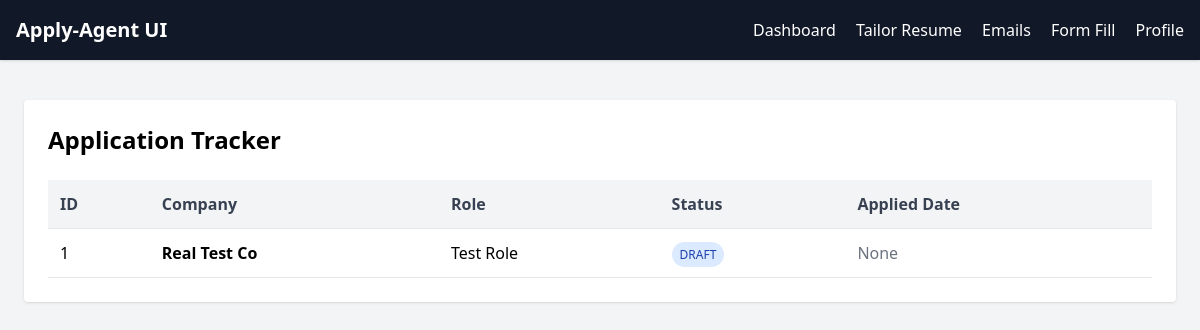
Before: / with the older database file.
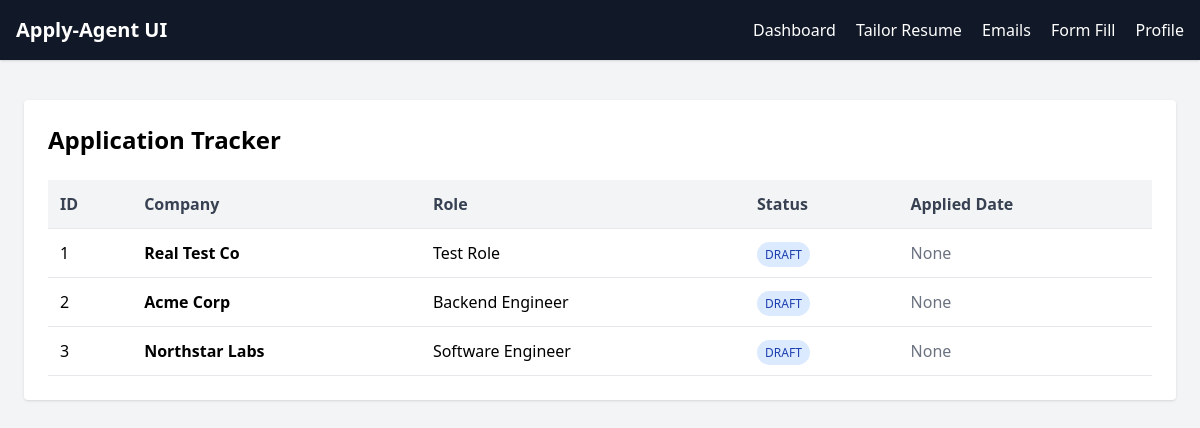
After: the same page with the newer database file.
### tables this page shows
CREATE TABLE applications (
                id INTEGER PRIMARY KEY AUTOINCREMENT,
                company TEXT NOT NULL,
                role TEXT NOT NULL,
                jd_text TEXT NOT NULL,
                jd_url TEXT,
                resume_version TEXT NOT NULL,
                status TEXT NOT NULL DEFAULT 'Draft'
                    CHECK (
                        status IN (
                            'Draft',
                            'Applied',
                            'Interview',
                            'Rejected',
                            'Offer',
                            'Ready for review'
                        )
                    ),
                applied_at TIMESTAMP,
                follow_up_date DATE
            );

### app.py (the view)
@app.route('/')
def dashboard():
    status_filter = request.args.get('status')
    apps = db.list_applications(status_filter)
    return render_template('dashboard.html', applications=apps)

### src/db.py (called while the page is built)
def _connect(db_path: str | Path) -> sqlite3.Connection:
    database_path = Path(db_path)
    database_path.parent.mkdir(parents=True, exist_ok=True)
    connection = sqlite3.connect(database_path)
    connection.row_factory = sqlite3.Row
    connection.execute("PRAGMA foreign_keys = ON")
    return connection

### templates/dashboard.html
{% extends "layout.html" %}
{% block content %}
<div class="bg-white p-6 rounded shadow">
    <div class="flex justify-between items-center mb-6">
        <h1 class="text-2xl font-bold">Application Tracker</h1>
    </div>
    <div class="overflow-x-auto">
        <table class="min-w-full text-left border-collapse">
            <thead>
                <tr class="bg-gray-100 text-gray-700">
                    <th class="p-3 border-b">ID</th>
                    <th class="p-3 border-b">Company</th>
                    <th class="p-3 border-b">Role</th>
                    <th class="p-3 border-b">Status</th>
                    <th class="p-3 border-b">Applied Date</th>
                </tr>
            </thead>
            <tbody>
                {% for app in applications %}
                <tr class="border-b hover:bg-gray-50">
                    <td class="p-3">{{ app.id | default(app['id'] | default(app[0])) }}</td>
                    <td class="p-3 font-semibold">{{ app.company | default(app['company'] | default(app[1])) }}</td>
                    <td class="p-3">{{ app.role | default(app['role'] | default(app[2])) }}</td>
                    <td class="p-3">
                        <span class="bg-blue-100 text-blue-800 text-xs px-2 py-1 rounded-full uppercase">{{ app.status | default(app['status'] | default(app[6])) }}</span>
                    </td>
                    <td class="p-3 text-gray-500">{{ app.applied_at | default(app['applied_at'] | default(app[7])) }}</td>
                </tr>
                {% else %}
                <tr>
                    <td colspan="5" class="p-4 text-center text-gray-500">No applications tracked yet.</td>
                </tr>
                {% endfor %}
            </tbody>
        </table>
    </div>
</div>
{% endblock %}

### templates/layout.html (shortened to what this page needs)
<!DOCTYPE html>
<html lang="en">
<head>
    <script src="https://cdn.tailwindcss.com"></script>
</head>
<body class="bg-gray-100 min-h-screen">
    <nav class="bg-gray-900 text-white p-4 shadow">
        <div class="max-w-7xl mx-auto flex justify-between items-center">
            <a href="{{ url_for('dashboard') }}" class="text-xl font-bold">Apply-Agent UI</a>
            <div class="space-x-4">
                <a href="{{ url_for('dashboard') }}" class="hover:text-gray-300">Dashboard</a>
                <a href="{{ url_for('tailor_route') }}" class="hover:text-gray-300">Tailor Resume</a>
                <a href="{{ url_for('emails') }}" class="hover:text-gray-300">Emails</a>
                <a href="{{ url_for('form_fill_route') }}" class="hover:text-gray-300">Form Fill</a>
                <a href="{{ url_for('profile_setup') }}" class="hover:text-gray-300">Profile</a>
            </div>
        </div>
    </nav>
    <main class="max-w-7xl mx-auto p-6 mt-4">
        {% block content %}{% endblock %}
    </main>
</body>
</html>

Changed rows visible on the page:
added applications: id "2", company "Acme Corp", role "Backend Engineer", status "DRAFT", applied_at "None"
added applications: id "3", company "Northstar Labs", role "Software Engineer", status "DRAFT", applied_at "None"
